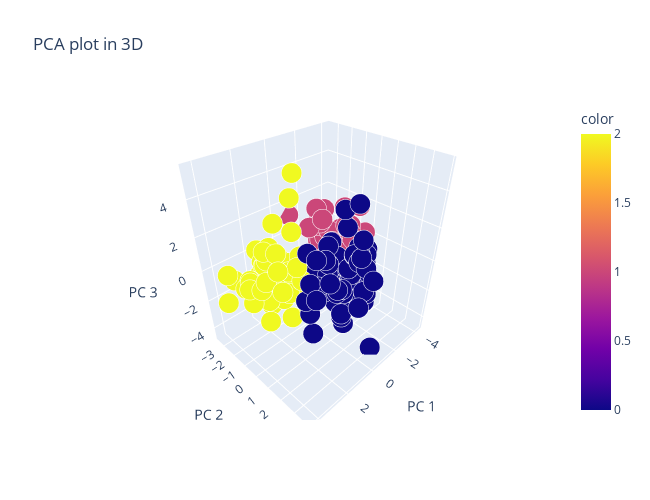

Notebook code cell kept with this figure:
### Code cell
# PCA
pca = PCA(n_components=3)
components = pca.fit_transform(X)

# 3D scatterplot
fig = px.scatter_3d(
    components, x=0, y=1, z=2, color=clusters, size=0.1*np.ones(len(X)), opacity = 1,
    title='PCA plot in 3D',
    labels={'0': 'PC 1', '1': 'PC 2', '2': 'PC 3'},
    width=650, height=500
)
fig.show()

### Figure 1 — Plotly figure (JSON) as saved in the notebook; plotly's stock layout.template omitted (floating-point values rounded to 4 significant figures; data arrays with more than 128 entries replaced by an {"elided": "..."} marker saying what was removed)
{"data": [{"hovertemplate": "PC 1=%{x}<br>PC 2=%{y}<br>PC 3=%{z}<br>size=%{marker.size}<br>color=%{marker.color}<extra></extra>", "legendgroup": "", "marker": {"color": {"elided": "178 int values"}, "coloraxis": "coloraxis", "opacity": 1, "size": {"elided": "178 float values"}, "sizemode": "area", "sizeref": 0.00025, "symbol": "circle"}, "mode": "markers", "name": "", "scene": "scene", "showlegend": false, "type": "scatter3d", "x": {"elided": "178 float values"}, "y": {"elided": "178 float values"}, "z": {"elided": "178 float values"}}], "layout": {"coloraxis": {"colorbar": {"title": {"text": "color"}}, "colorscale": [[0, "#0d0887"], [0.1111, "#46039f"], [0.2222, "#7201a8"], [0.3333, "#9c179e"], [0.4444, "#bd3786"], [0.5556, "#d8576b"], [0.6667, "#ed7953"], [0.7778, "#fb9f3a"], [0.8889, "#fdca26"], [1, "#f0f921"]]}, "height": 500, "legend": {"itemsizing": "constant", "tracegroupgap": 0}, "scene": {"domain": {"x": [0, 1], "y": [0, 1]}, "xaxis": {"title": {"text": "PC 1"}}, "yaxis": {"title": {"text": "PC 2"}}, "zaxis": {"title": {"text": "PC 3"}}}, "title": {"text": "PCA plot in 3D"}, "width": 650}}
